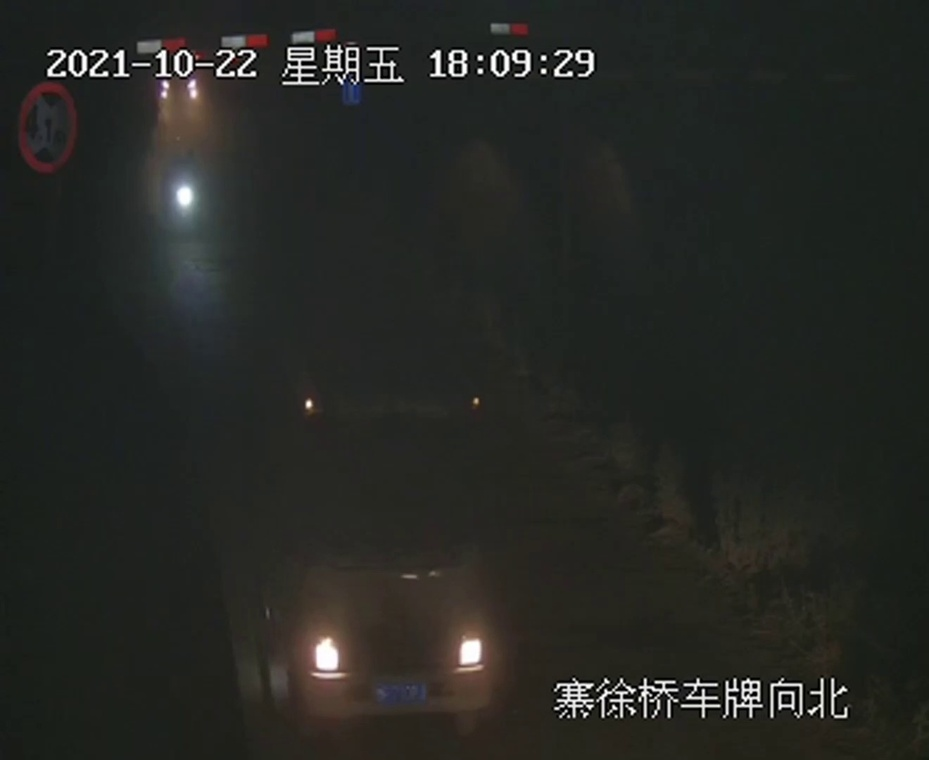
//> input picture pic_input/src/car.jpg, 929 x 760 px, shrunk from 1320 x 1080 before the run; its folder holds only this picture in this run
$ ./main   (built with g++ and OpenCV 4)
//> lines starting //> are read from the running program, lines starting //| are printed output that depends on the picture

#include <stdio.h>
#include <highgui.h>
#include <opencv2/opencv.hpp>
#include <cv.h>
#include "opencv2/imgproc.hpp"
#include "opencv2/ximgproc.hpp"
#include "opencv2/imgcodecs.hpp"
#include "math.h"

using namespace cv;
using namespace std;
// clipHistPercent 剪枝（剪去总像素的多少百分比）
// histSize 最后将所有的灰度值归到多大的范围
// lowhist 最小的灰度值

//读取指定文件下的所有图片
vector<Mat> read_images_in_folder(cv::String pattern)
{
//> called with pattern = "pic_input/src/"
 vector<cv::String> fn;
 glob(pattern, fn, false);
 vector<Mat> images;

 size_t count = fn.size(); //number of png files in images folder
 for (size_t i = 0; i < count; i++)
 {
    //  cout << i;
     images.push_back(imread(fn[i])); //直读取图片并返回Mat类型
//> images[0] is the input picture: 760 rows x 929 cols, CV_8UC3; mean B, G, R 36.3, 40, 38.5
 }
 return images;
}

//图片写入指定文件夹下
void write_images_to_folder(vector<Mat> images_lsd, cv:: String pic_out){
    for(int i = 0; i<images_lsd.size(); i++){
        stringstream wname;
        wname << pic_out << i+1 << ".jpg";
        imwrite(wname.str(), images_lsd[i]);

    }
}

vector<Mat> BrightnessAndContrastAuto(vector<Mat> images, float clipHistPercent=2, int histSize = 255, int lowhist = 0)
{
//> called with clipHistPercent = 2, histSize = 255, lowhist = 0
    vector<Mat> images_enhance;
    double alpha_sum = 0;
    double beta_sum = 0;
    for (int i = 0; i < images.size(); i++){
        Mat src = images[i];
        Mat dst;
        CV_Assert(clipHistPercent >= 0);
        CV_Assert((src.type() == CV_8UC1) || (src.type() == CV_8UC3) || (src.type() == CV_8UC4));

        float alpha, beta;
        double minGray = 0, maxGray = 0;

        //to calculate grayscale histogram
        cv::Mat gray;

        if (src.type() == CV_8UC1) gray = src;


        else if (src.type() == CV_8UC3) cvtColor(src, gray, CV_BGR2GRAY);

        else if (src.type() == CV_8UC4) cvtColor(src, gray, CV_BGRA2GRAY);

        if (clipHistPercent == 0)

        {
            // keep full available range
            cv::minMaxLoc(gray, &minGray, &maxGray);
        }
        else
        {
            cv::Mat hist; //the grayscale histogram

            float range[] = { 0, 256 };
            const float* histRange = { range };
            bool uniform = true;
            bool accumulate = false;
            calcHist(&gray, 1, 0, cv::Mat (), hist, 1, &histSize, &histRange, uniform, accumulate);
            //累计直方图
            // calculate cumulative distribution from the histogram

            std::vector<float> accumulator(histSize);
            accumulator[0] = hist.at<float>(0);
            for (int i = 1; i < histSize; i++)
            {
                accumulator[i] = accumulator[i - 1] + hist.at<float>(i);
                // cout<<hist.at<float>(i)<<", ";
            }
            // locate points that cuts at required value
            float max = accumulator.back();//最后一个元素，也就是所有的像素点个数

            int clipHistPercent2;
            clipHistPercent2 = clipHistPercent * (max / 100.0); //make percent as absolute 裁剪掉百分之多少的像素点数

            clipHistPercent2 /= 2.0; // left and right wings 一边一半
            // cout<<clipHistPercent2<<"clp"<<endl;

            // locate left cut
            minGray = 0;
            while (accumulator[minGray] < clipHistPercent2)
                minGray++;

            // locate right cut
            maxGray = histSize - 1;

            while (accumulator[maxGray] >= (max - clipHistPercent2))
                maxGray--;

        }

        // current range

        float inputRange = maxGray - minGray;
        // cout<<inputRange<<endl;
        // cout<<"input range: "<<maxGray<<"  "<<minGray<<endl;
        // lowhist = minGray;

        alpha = (histSize - lowhist) / inputRange;   // alpha expands current range to histsize range

        beta = -minGray * alpha + lowhist;             // beta shifts current range so that minGray will go to 0
        cout<<"****第"<<i<<"张图片****：";
        cout<<"alpha and beta:  "<<alpha<<"  "<<beta<<endl;
        alpha_sum+=alpha;
        beta_sum+=beta;

        // Apply brightness and contrast normalization
        // convertTo operates with saurate_cast
        src.convertTo(dst, -1, alpha, beta);
        images_enhance.push_back(dst);
        // restore alpha channel from source
        if (dst.type() == CV_8UC4)
        {
            int from_to[] = { 3, 3};
            cv::mixChannels(&src, 4, &dst,1, from_to, 1);
        }
    }
//> this loop made 1 pass
//> (max, clipHistPercent2, minGray, maxGray, inputRange, alpha, beta, alpha_sum) on pass 1: (706040, 7060, 20, 185, 165, 1.55, -30.91, 1.55)
//> (printed output is left out)
//> pass 1, in BrightnessAndContrastAuto, `src.convertTo(dst, -1, alpha, beta);`:
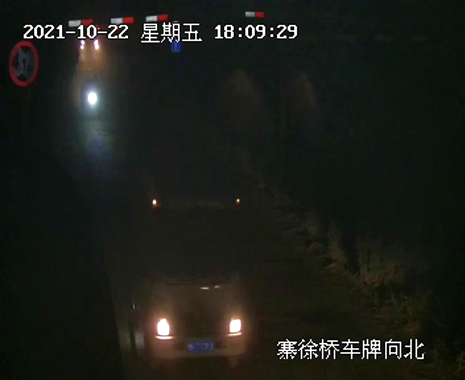
//> dst: 760 rows x 929 cols, CV_8UC3 (shown at 1/2 size); mean B, G, R 24.7, 30.5, 28
//> after the loop, alpha_sum = 1.55; beta_sum = -30.91
    double alpha_video = alpha_sum/images.size();
//> alpha_video = 1.55
    double beta_video = beta_sum/images.size();
//> beta_video = -30.91
    cout<<"average alpha and beta： "<<alpha_video<<"  "<<beta_video<<endl;
//| average alpha and beta： 1.54545  -30.9091

    double contarst = alpha_video;
//> contarst = 1.55
    double brightness = (beta_video + 16*alpha_video -16)/255;
//> brightness = -0.087
    double saturation = alpha_video;
//> saturation = 1.55
    cout<<"contarst_yuv: "<<contarst<<endl;
//| contarst_yuv: 1.54545
    cout<<"brightness_yuv: "<<brightness<<endl;
//| brightness_yuv: -0.0869875
    cout<<"saturation_yuv: "<<saturation<<endl;
//| saturation_yuv: 1.54545
//> the loop in write_images_to_folder, `for(int i = 0; i<images_lsd.size(); i++)` made 1 pass
    return images_enhance;
}
// [18 lines left out: functions get_hsv, get_yuv, not called in this run]


vector<Mat> MyGammaCorrection(vector<Mat> images, float m)
{
//> called with m = 0.4

    vector<Mat> images_gamma;
    for (int i = 0; i < images.size(); i++){
        cout<<"****第"<<i<<"张图片****： ";
        Mat img_gary;
        Mat src = images[i];
        cvtColor(src, img_gary, CV_BGR2GRAY);
        cv::Scalar mean = cv::mean(img_gary);//求均值

        float fGamma = std::log10(m) / std::log10(mean[0]/255);//gamma = -0.3/log10(X)
        cout<<"gamma: "<<fGamma<<endl;
        // float gamma_input = 1.0/fGamma;
        // cout<<"gamma_input"<<gamma_input<<endl;

        CV_Assert(src.data);  //若括号中的表达式为false，则返回一个错误的信息。

        // accept only char type matrices
        CV_Assert(src.depth() != sizeof(uchar));
        // build look up table

        unsigned char lut[256];
        for( int i = 0; i < 256; i++ )
        {
            lut[i] = pow((float)(i/255.0), fGamma) * 255.0;
        }

        //先归一化，i/255,然后进行预补偿(i/255)^fGamma,最后进行反归一化(i/255)^fGamma*255

        const int channels = src.channels();
        switch(channels)
        {
            case 1:
                {
                    //运用迭代器访问矩阵元素
                    MatIterator_<uchar> it, end;
                    for( it = src.begin<uchar>(), end = src.end<uchar>(); it != end; it++ )
                        //*it = pow((float)(((*it))/255.0), fGamma) * 255.0;
                        *it = lut[(*it)];

                    break;
                }
            case 3:
                {
                    MatIterator_<Vec3b> it, end;
                    for( it = src.begin<Vec3b>(), end = src.end<Vec3b>(); it != end; it++ )
                    {
                        //(*it)[0] = pow((float)(((*it)[0])/255.0), fGamma) * 255.0;
                        //(*it)[1] = pow((float)(((*it)[1])/255.0), fGamma) * 255.0;
                        //(*it)[2] = pow((float)(((*it)[2])/255.0), fGamma) * 255.0;
                        (*it)[0] = lut[((*it)[0])];
                        (*it)[1] = lut[((*it)[1])];
                        (*it)[2] = lut[((*it)[2])];
                    }

                    break;

                }
        }
        images_gamma.push_back(src);
    }
//> this loop made 1 pass
//> (mean, fGamma) on pass 1: (Scalar(29.14), 0.422)
//> (printed output is left out)
//> pass 1, in MyGammaCorrection, `cvtColor(src, img_gary, CV_BGR2GRAY);`:
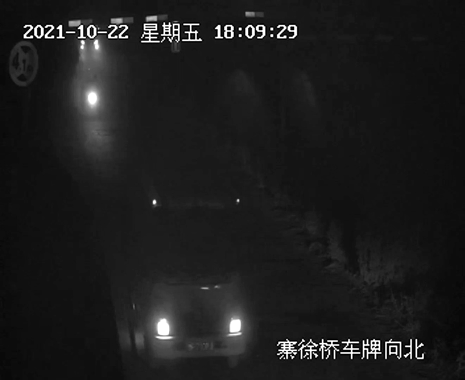
//> img_gary: 760 rows x 929 cols, CV_8UC1 (shown at 1/2 size); min 0, max 255, mean 29.1
//> after the loop:
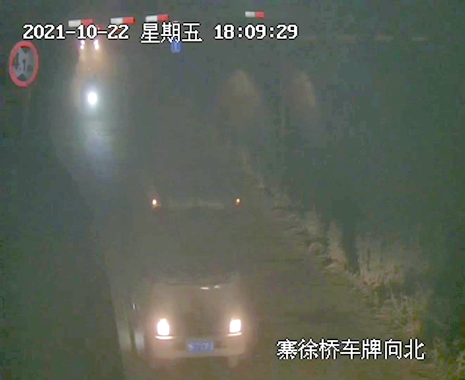
//> images[0]: 760 rows x 929 cols, CV_8UC3 (shown at 1/2 size); mean B, G, R 87.6, 98.3, 92.1

    return images_gamma;

}

/******************读取本地视频*******************/
// [35 lines left out: function VideoRead, not called in this run]
int main(){
    Mat img;
    Mat img_enhance;

    String in_dir = "pic_input/src/";


    vector<Mat> images = read_images_in_folder(in_dir);

    // vector<Mat> images = VideoRead();//输入为视频
    // get_yuv(images);
    cout<<"原图进行线性矫正……"<<endl;
    vector<Mat> images_enhance = BrightnessAndContrastAuto(images);//线性图像增强

    // get_yuv(images_enhance);
    String out_dir = "pic_input/src_balance/";
    write_images_to_folder(images_enhance, out_dir);


    float mean = 0.4;//均值
    cout<<"线性矫正后进行gamma……"<<endl;
    vector<Mat> images_gamma = MyGammaCorrection(images_enhance, mean);//线性增强后进行gamma矫正
    out_dir = "pic_input/src_balance_gamma/";
    write_images_to_folder(images_gamma, out_dir);
//> the loop in write_images_to_folder (call 2), `for(int i = 0; i<images_lsd.size(); i++)` made 1 pass
    // get_yuv(images_enhance);
    cout<<"原图进行gamma矫正……"<<endl;
    images_gamma = MyGammaCorrection(images, mean);//直接进行gamma矫正
//> call 2 of MyGammaCorrection, with m = 0.4
//> the loop in MyGammaCorrection (call 2), `for (int i = 0; i < images.size(); i++)` made 1 pass
//> (mean, fGamma) on pass 1: (Scalar(39.16), 0.489)
//> (printed output is left out)
//> after the loop in MyGammaCorrection (call 2), `for (int i = 0; i < images.size(); i++)`:
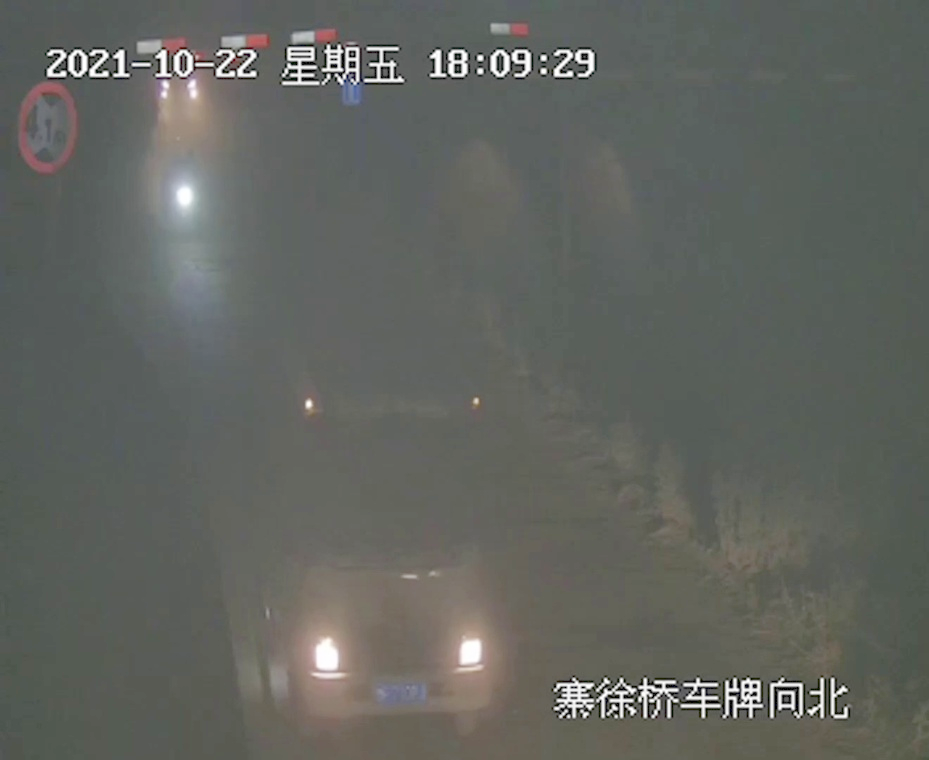
//> images[0]: 760 rows x 929 cols, CV_8UC3; mean B, G, R 95.3, 100.5, 98
    out_dir = "pic_input/src_gamma/";
    write_images_to_folder(images_gamma, out_dir);

    cout<<"down"<<endl;

}

/*
自适应gamma https://www.freesion.com/article/3544992195/
*/

$ run again, on pic_input/src/platform2.jpg
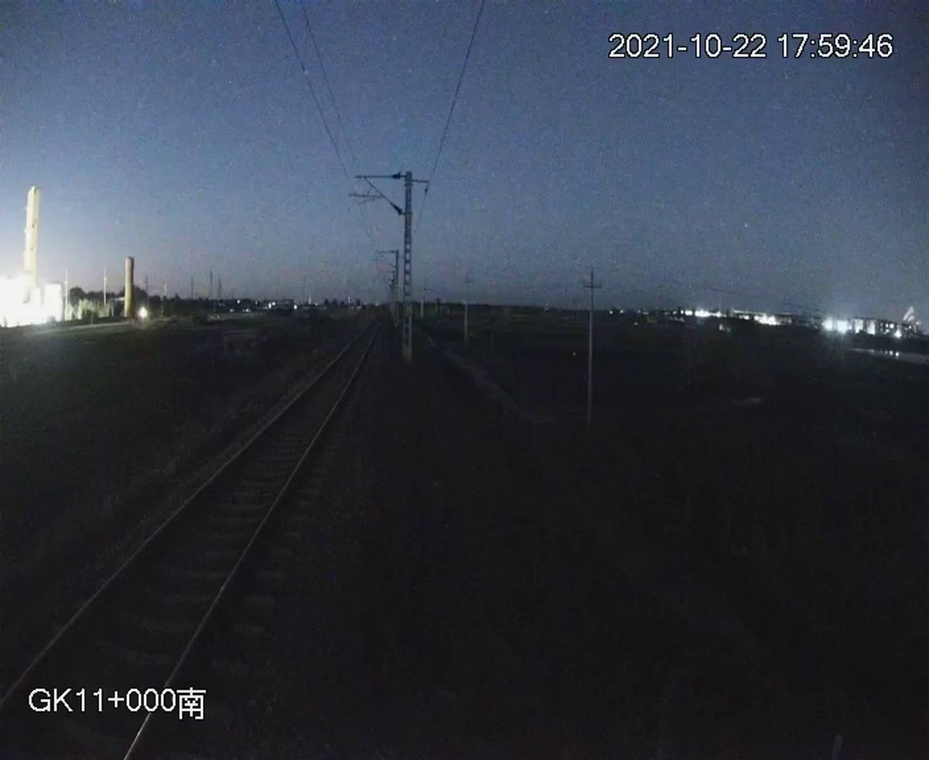
//> input picture pic_input/src/platform2.jpg, 929 x 760 px, shrunk from 1320 x 1080 before the run
//> in read_images_in_folder, images[0] is the input picture: 760 rows x 929 cols, CV_8UC3; mean B, G, R 70.8, 58.7, 51.7
//> the loop in BrightnessAndContrastAuto, `for (int i = 0; i < images.size(); i++)` made 1 pass
//> (max, clipHistPercent2, minGray, maxGray, inputRange, alpha, beta, alpha_sum) on pass 1: (706040, 7060, 17, 205, 188, 1.36, -23.06, 1.36)
//> (printed output is left out)
//> after the loop in BrightnessAndContrastAuto, `for (int i = 0; i < images.size(); i++)`: alpha_sum = 1.36; beta_sum = -23.06
//> alpha_video = 1.36
//> beta_video = -23.06
//| average alpha and beta： 1.35638  -23.0585
//> contarst = 1.36
//> brightness = -0.0681
//> saturation = 1.36
//| contarst_yuv: 1.35638
//| brightness_yuv: -0.0680642
//| saturation_yuv: 1.35638
//> the loop in write_images_to_folder, `for(int i = 0; i<images_lsd.size(); i++)` made 1 pass
//> the loop in MyGammaCorrection, `for (int i = 0; i < images.size(); i++)` made 1 pass
//> (mean, fGamma) on pass 1: (Scalar(55.12), 0.598)
//> (printed output is left out)
//> after the loop in MyGammaCorrection, `for (int i = 0; i < images.size(); i++)`:
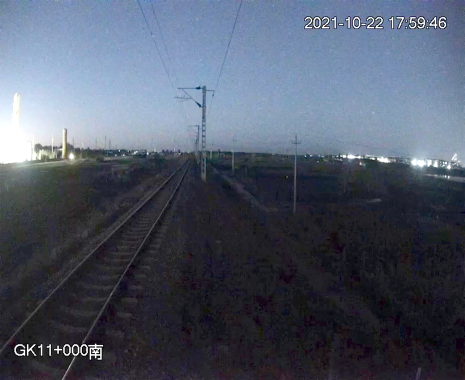
//> images[0]: 760 rows x 929 cols, CV_8UC3 (shown at 1/2 size); mean B, G, R 103.1, 87.3, 79.2
//> the loop in write_images_to_folder (call 2), `for(int i = 0; i<images_lsd.size(); i++)` made 1 pass
//> the loop in MyGammaCorrection (call 2), `for (int i = 0; i < images.size(); i++)` made 1 pass
//> (mean, fGamma) on pass 1: (Scalar(57.96), 0.619)
//> (printed output is left out)
//> after the loop in MyGammaCorrection (call 2), `for (int i = 0; i < images.size(); i++)`:
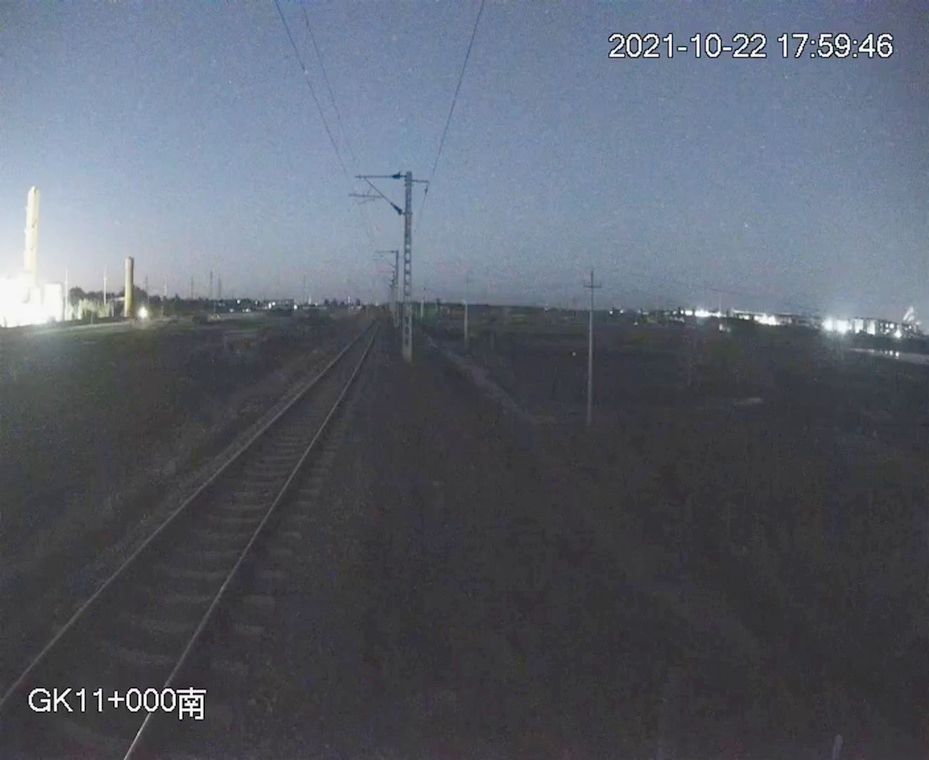
//> images[0]: 760 rows x 929 cols, CV_8UC3; mean B, G, R 107, 95.8, 89.4

$ run again, on pic_input/src/platform3.jpg
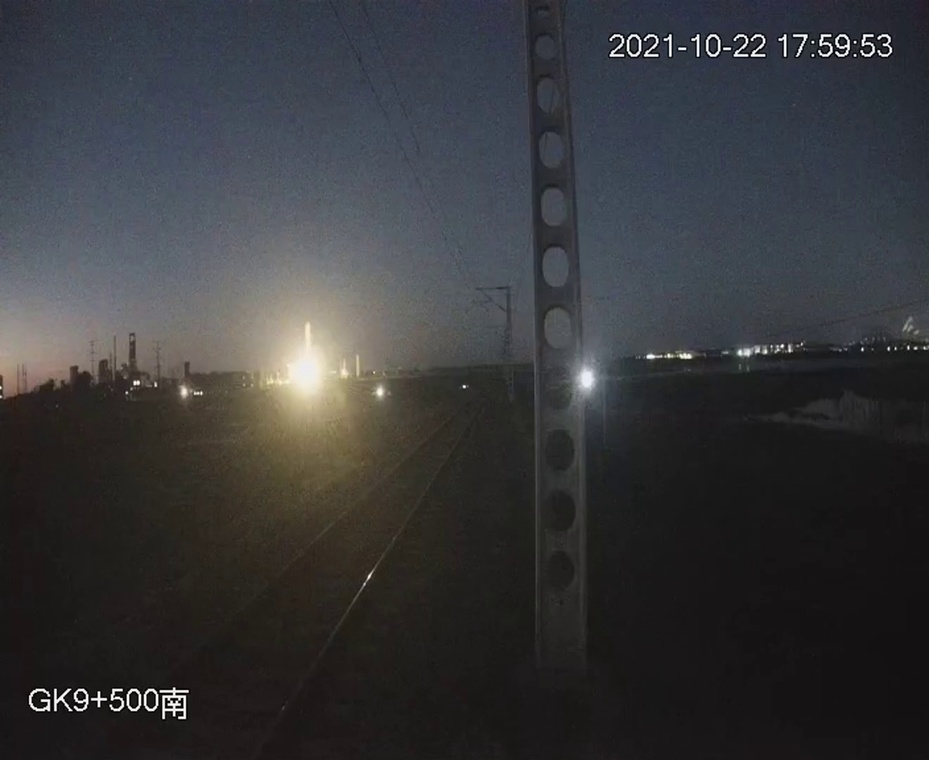
//> input picture pic_input/src/platform3.jpg, 929 x 760 px, shrunk from 1320 x 1080 before the run
//> in read_images_in_folder, images[0] is the input picture: 760 rows x 929 cols, CV_8UC3; mean B, G, R 58.7, 56.2, 55.5
//> the loop in BrightnessAndContrastAuto, `for (int i = 0; i < images.size(); i++)` made 1 pass
//> (max, clipHistPercent2, minGray, maxGray, inputRange, alpha, beta, alpha_sum) on pass 1: (706040, 7060, 18, 179, 161, 1.58, -28.51, 1.58)
//> (printed output is left out)
//> after the loop in BrightnessAndContrastAuto, `for (int i = 0; i < images.size(); i++)`: alpha_sum = 1.58; beta_sum = -28.51
//> alpha_video = 1.58
//> beta_video = -28.51
//| average alpha and beta： 1.58385  -28.5093
//> contarst = 1.58
//> brightness = -0.0752
//> saturation = 1.58
//| contarst_yuv: 1.58385
//| brightness_yuv: -0.0751675
//| saturation_yuv: 1.58385
//> the loop in write_images_to_folder, `for(int i = 0; i<images_lsd.size(); i++)` made 1 pass
//> the loop in MyGammaCorrection, `for (int i = 0; i < images.size(); i++)` made 1 pass
//> (mean, fGamma) on pass 1: (Scalar(60.09), 0.634)
//> (printed output is left out)
//> after the loop in MyGammaCorrection, `for (int i = 0; i < images.size(); i++)`:
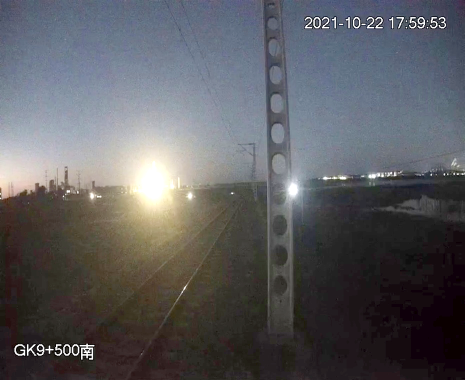
//> images[0]: 760 rows x 929 cols, CV_8UC3 (shown at 1/2 size); mean B, G, R 95.5, 91.9, 91.8
//> the loop in write_images_to_folder (call 2), `for(int i = 0; i<images_lsd.size(); i++)` made 1 pass
//> the loop in MyGammaCorrection (call 2), `for (int i = 0; i < images.size(); i++)` made 1 pass
//> (mean, fGamma) on pass 1: (Scalar(56.33), 0.607)
//> (printed output is left out)
//> after the loop in MyGammaCorrection (call 2), `for (int i = 0; i < images.size(); i++)`:
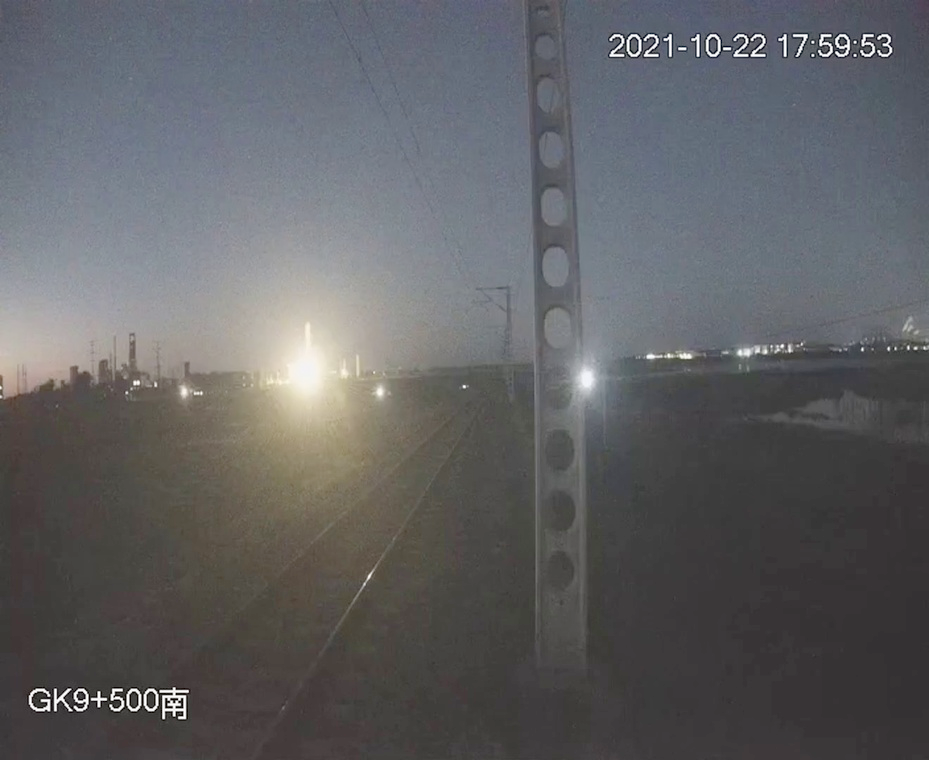
//> images[0]: 760 rows x 929 cols, CV_8UC3; mean B, G, R 99.7, 97.4, 96.8
